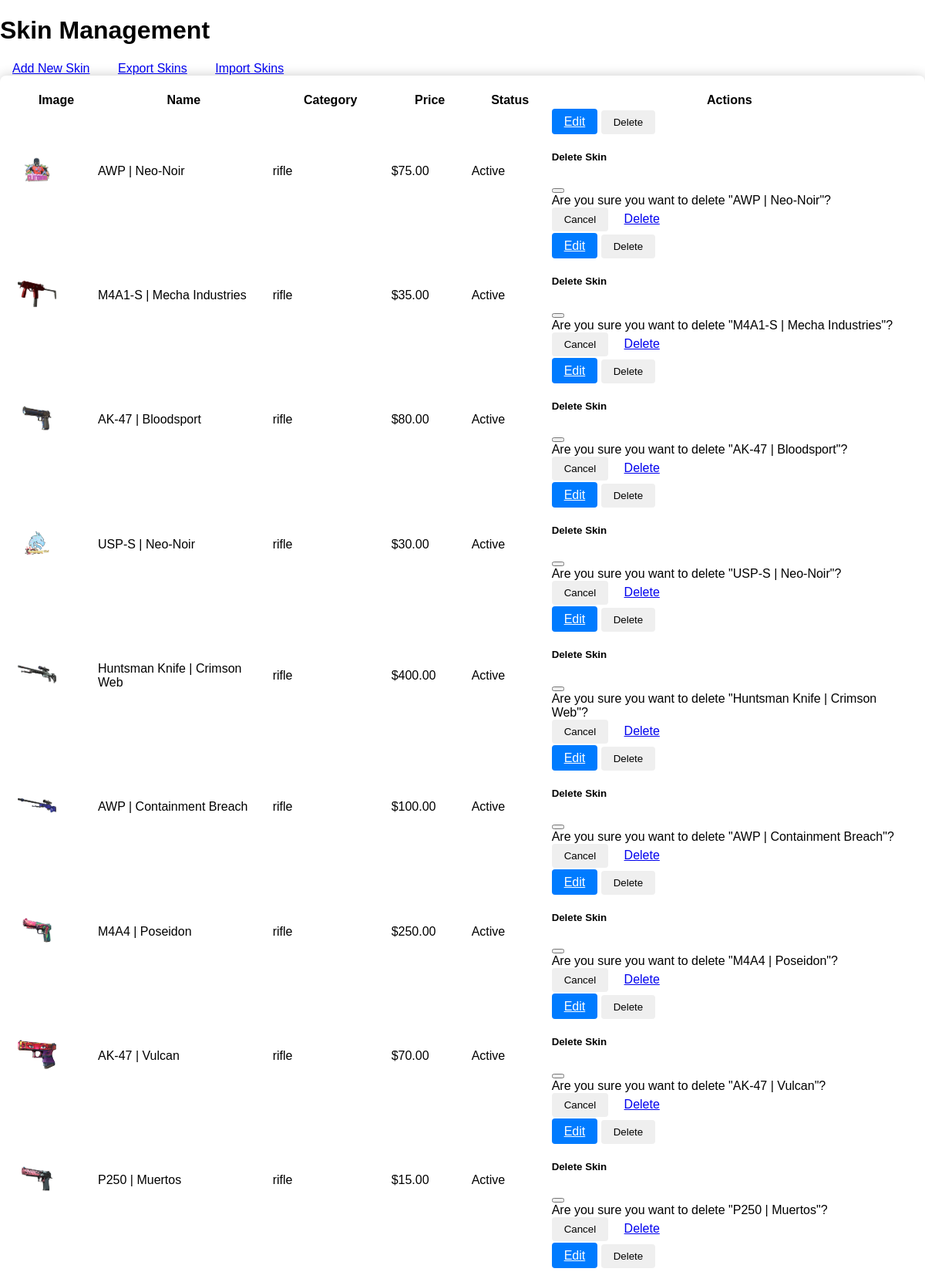
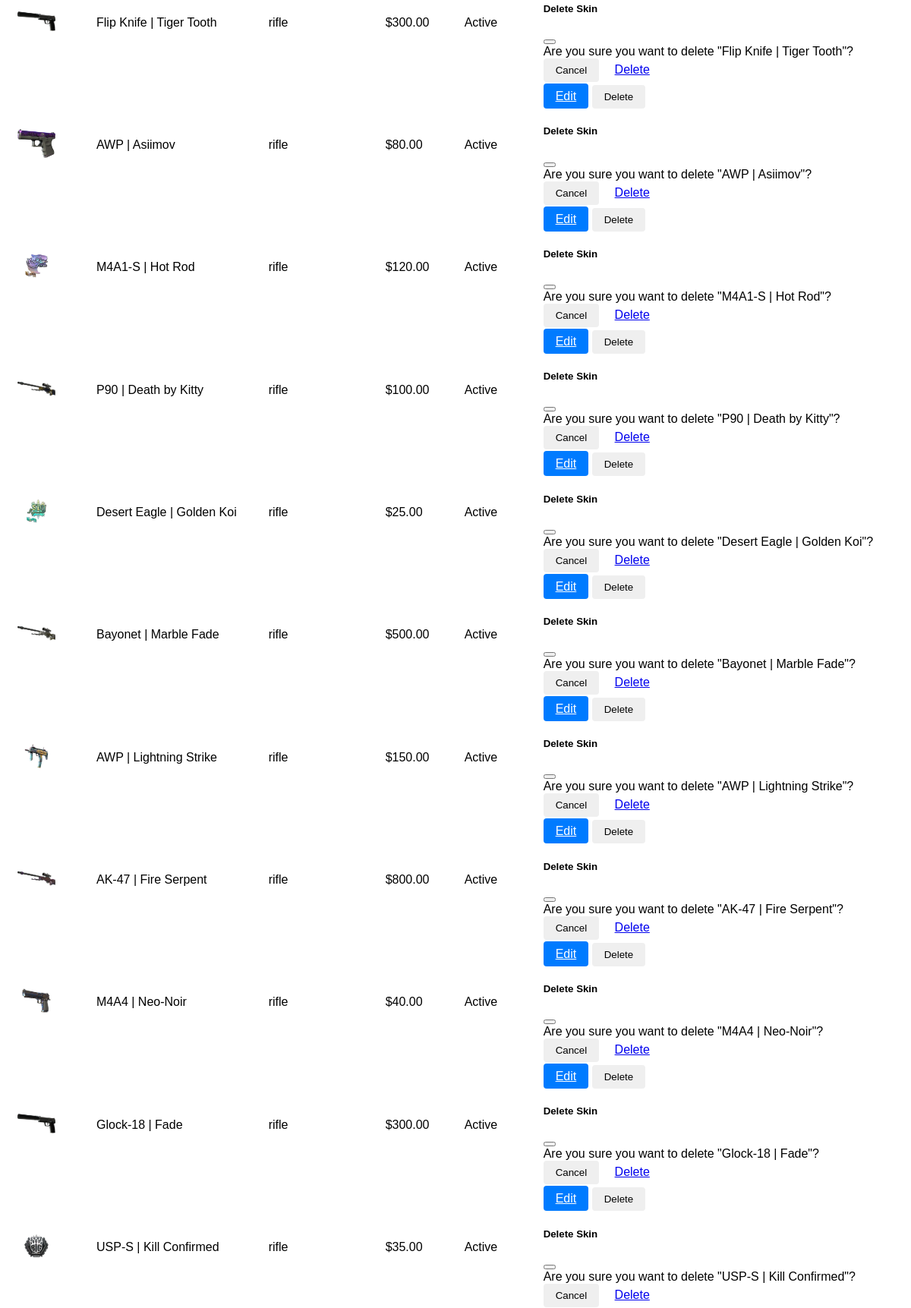
Page /accounts/admin/skins/ (signed in, upper part) on the committed database (2 pictures, top to bottom).
### market/models.py (models this page shows, shortened)
class Skin(models.Model):
    CATEGORY_CHOICES = [
        ('rifle', 'Rifle'),
        ('pistol', 'Pistol'),
        ('knife', 'Knife'),
        ('smg', 'SMG'),
        ('heavy', 'Heavy'),
    ]
    name = models.CharField(max_length=100)
    price = models.DecimalField(max_digits=10, decimal_places=2)
    description = models.TextField(blank=True)
    image = models.ImageField(upload_to='skins/', null=True, blank=True)
    category = models.CharField(max_length=20, choices=CATEGORY_CHOICES, default='rifle')
    is_active = models.BooleanField(default=True)

### accounts/views.py (the view)
# urls.py: path('admin/skins/', views.skin_management, name='skin_management'),
@user_passes_test(is_admin)
def skin_management(request):
    skins = Skin.objects.all().order_by('-id')
    return render(request, 'admin/skin_management.html', {'skins': skins})

### accounts/views.py (called while the page is built)
def is_admin(user):
    return user.is_authenticated and user.is_staff

### templates/admin/skin_management.html (shortened to what this page needs)
{% extends 'base.html' %}
{% block content %}
<div class="container-fluid mt-4">
    <h1 class="mb-4">Skin Management</h1>
    <div class="mb-4">
        <a href="{% url 'add_skin' %}" class="btn btn-success">Add New Skin</a>
        <a href="{% url 'export_skins' %}" class="btn btn-info">Export Skins</a>
        <a href="{% url 'import_skins' %}" class="btn btn-warning">Import Skins</a>
    </div>
    <div class="card">
        <div class="card-body p-0">
            <div class="table-responsive" style="max-height: calc(100vh - 250px); overflow-y: auto;">
                <table class="table table-striped table-hover mb-0">
                    <thead style="position: sticky; top: 0; background: white; z-index: 1;">
                        <tr>
                            <th style="min-width: 100px;">Image</th>
                            <th style="min-width: 200px;">Name</th>
                            <th style="min-width: 150px;">Category</th>
                            <th style="min-width: 100px;">Price</th>
                            <th style="min-width: 100px;">Status</th>
                            <th style="min-width: 150px;">Actions</th>
                        </tr>
                    </thead>
                    <tbody>
                        {% for skin in skins %}
                        <tr>
                            <td>
                                {% if skin.image %}
                                <img src="{{ skin.image.url }}" alt="{{ skin.name }}" style="max-height: 50px; max-width: 100px; object-fit: contain;">
                                {% else %}
                                No Image
                                {% endif %}
                            </td>
                            <td>{{ skin.name }}</td>
                            <td>{{ skin.category }}</td>
                            <td>${{ skin.price }}</td>
                            <td>
                                {% if skin.is_active %}
                                <span class="badge bg-success">Active</span>
                                {% else %}
                                <span class="badge bg-secondary">Inactive</span>
                                {% endif %}
                            </td>
                            <td>
                                <div class="btn-group">
                                    <a href="{% url 'edit_skin' skin.id %}" class="btn btn-sm btn-primary">Edit</a>
                                    <button type="button" class="btn btn-sm btn-danger" data-bs-toggle="modal" data-bs-target="#deleteModal{{ skin.id }}">
                                        Delete
                                    </button>
                                </div>
                                <div class="modal fade" id="deleteModal{{ skin.id }}" tabindex="-1" aria-labelledby="deleteModalLabel{{ skin.id }}" aria-hidden="true">
                                    <div class="modal-dialog">
                                        <div class="modal-content">
                                            <div class="modal-header">
                                                <h5 class="modal-title" id="deleteModalLabel{{ skin.id }}">Delete Skin</h5>
                                                <button type="button" class="btn-close" data-bs-dismiss="modal" aria-label="Close"></button>
                                            </div>
                                            <div class="modal-body">
                                                Are you sure you want to delete "{{ skin.name }}"?
                                            </div>
                                            <div class="modal-footer">
                                                <button type="button" class="btn btn-secondary" data-bs-dismiss="modal">Cancel</button>
                                                <a href="{% url 'delete_skin' skin.id %}" class="btn btn-danger">Delete</a>
                                            </div>
                                        </div>
                                    </div>
                                </div>
                            </td>
                        </tr>
                        {% endfor %}
                    </tbody>
                </table>
            </div>
        </div>
    </div>
</div>
{% endblock %}

### cs2_skin_market/static/css/style.css (style rules this page uses)
html, body { height: 100%; margin: 0; padding: 0; display: flex; flex-direction: column; align-items: center; position: relative; font-family: Arial, sans-serif; }
.card { background-color: white; border-radius: 8px; padding: 20px; margin-bottom: 20px; box-shadow: 0px 0px 15px rgba(0, 0, 0, 0.2); }
.btn { padding: 0.5rem 1rem; border: none; border-radius: 4px; cursor: pointer; }
.btn-primary { background-color: #007bff; color: white; }

### rows in the picture
Skin: image (picture), name "AWP | Neo-Noir", category "rifle", price "75.00", is_active "Active"
Skin: image (picture), name "M4A1-S | Mecha Industries", category "rifle", price "35.00", is_active "Active"
Skin: image (picture), name "AK-47 | Bloodsport", category "rifle", price "80.00", is_active "Active"
Skin: image (picture), name "USP-S | Neo-Noir", category "rifle", price "30.00", is_active "Active"
Skin: image (picture), name "Huntsman Knife | Crimson Web", category "rifle", price "400.00", is_active "Active"
Skin: image (picture), name "AWP | Containment Breach", category "rifle", price "100.00", is_active "Active"
Skin: image (picture), name "M4A4 | Poseidon", category "rifle", price "250.00", is_active "Active"
Skin: image (picture), name "AK-47 | Vulcan", category "rifle", price "70.00", is_active "Active"
Skin: image (picture), name "P250 | Muertos", category "rifle", price "15.00", is_active "Active"
Skin: image (picture), name "Flip Knife | Tiger Tooth", category "rifle", price "300.00", is_active "Active"
Skin: image (picture), name "AWP | Asiimov", category "rifle", price "80.00", is_active "Active"
Skin: image (picture), name "M4A1-S | Hot Rod", category "rifle", price "120.00", is_active "Active"
Skin: image (picture), name "P90 | Death by Kitty", category "rifle", price "100.00", is_active "Active"
Skin: image (picture), name "Desert Eagle | Golden Koi", category "rifle", price "25.00", is_active "Active"
Skin: image (picture), name "Bayonet | Marble Fade", category "rifle", price "500.00", is_active "Active"
Skin: image (picture), name "AWP | Lightning Strike", category "rifle", price "150.00", is_active "Active"
Skin: image (picture), name "AK-47 | Fire Serpent", category "rifle", price "800.00", is_active "Active"
Skin: image (picture), name "M4A4 | Neo-Noir", category "rifle", price "40.00", is_active "Active"
Skin: image (picture), name "Glock-18 | Fade", category "rifle", price "300.00", is_active "Active"
Skin: image (picture), name "USP-S | Kill Confirmed", category "rifle", price "35.00", is_active "Active"
